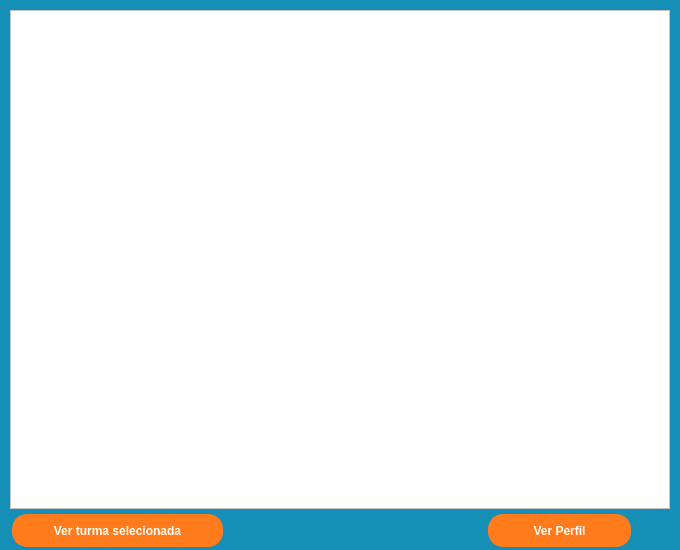
<?xml version="1.0" encoding="UTF-8"?>
<ui version="4.0">
 <class>homeProfessor</class>
 <widget class="QMainWindow" name="homeProfessor">
  <property name="geometry">
   <rect>
    <x>0</x>
    <y>0</y>
    <width>680</width>
    <height>550</height>
   </rect>
  </property>
  <property name="sizePolicy">
   <sizepolicy hsizetype="Fixed" vsizetype="Fixed">
    <horstretch>0</horstretch>
    <verstretch>0</verstretch>
   </sizepolicy>
  </property>
  <property name="minimumSize">
   <size>
    <width>680</width>
    <height>380</height>
   </size>
  </property>
  <property name="maximumSize">
   <size>
    <width>680</width>
    <height>600</height>
   </size>
  </property>
  <property name="windowTitle">
   <string>Início</string>
  </property>
  <widget class="QWidget" name="centralwidget">
   <property name="styleSheet">
    <string notr="true">#centralwidget {
background-color:  rgb(21, 143, 181);
}</string>
   </property>
   <widget class="QPushButton" name="btnExit">
    <property name="geometry">
     <rect>
      <x>638</x>
      <y>514</y>
      <width>32</width>
      <height>32</height>
     </rect>
    </property>
    <property name="font">
     <font>
      <weight>75</weight>
      <bold>true</bold>
     </font>
    </property>
    <property name="toolTip">
     <string>Sair</string>
    </property>
    <property name="styleSheet">
     <string notr="true"/>
    </property>
    <property name="text">
     <string/>
    </property>
    <property name="icon">
     <iconset>
      <normaloff>icons/exit.png</normaloff>icons/exit.png</iconset>
    </property>
    <property name="iconSize">
     <size>
      <width>32</width>
      <height>32</height>
     </size>
    </property>
    <property name="flat">
     <bool>true</bool>
    </property>
   </widget>
   <widget class="QTableView" name="table">
    <property name="geometry">
     <rect>
      <x>10</x>
      <y>10</y>
      <width>660</width>
      <height>499</height>
     </rect>
    </property>
    <property name="font">
     <font>
      <pointsize>14</pointsize>
     </font>
    </property>
    <property name="styleSheet">
     <string notr="true">QHeaderView::section {
border: 2px solid rgb(255, 123, 28);
border-radius: 15px;
background-color: rgb(255, 123, 28);
color: #fff;
font-size: 12px;
 }

QTableView {
background-color: #fff;
selection-background-color: rgb(255, 123, 28);
selection-color: #fff;
color: rgb(255, 123, 28); }</string>
    </property>
    <property name="horizontalScrollBarPolicy">
     <enum>Qt::ScrollBarAlwaysOff</enum>
    </property>
    <property name="sizeAdjustPolicy">
     <enum>QAbstractScrollArea::AdjustToContents</enum>
    </property>
    <property name="editTriggers">
     <set>QAbstractItemView::NoEditTriggers</set>
    </property>
    <property name="cornerButtonEnabled">
     <bool>false</bool>
    </property>
    <attribute name="horizontalHeaderDefaultSectionSize">
     <number>0</number>
    </attribute>
    <attribute name="horizontalHeaderMinimumSectionSize">
     <number>0</number>
    </attribute>
    <attribute name="verticalHeaderVisible">
     <bool>false</bool>
    </attribute>
    <attribute name="verticalHeaderDefaultSectionSize">
     <number>0</number>
    </attribute>
    <attribute name="verticalHeaderMinimumSectionSize">
     <number>0</number>
    </attribute>
   </widget>
   <widget class="QPushButton" name="btnTurmas">
    <property name="geometry">
     <rect>
      <x>12</x>
      <y>514</y>
      <width>211</width>
      <height>33</height>
     </rect>
    </property>
    <property name="sizePolicy">
     <sizepolicy hsizetype="Maximum" vsizetype="Expanding">
      <horstretch>0</horstretch>
      <verstretch>0</verstretch>
     </sizepolicy>
    </property>
    <property name="font">
     <font>
      <weight>75</weight>
      <bold>true</bold>
     </font>
    </property>
    <property name="focusPolicy">
     <enum>Qt::StrongFocus</enum>
    </property>
    <property name="layoutDirection">
     <enum>Qt::LeftToRight</enum>
    </property>
    <property name="styleSheet">
     <string notr="true">border: 2px solid rgb(255, 123, 28);;
border-radius: 15px;
background-color: rgb(255, 123, 28);
color: #fff;
</string>
    </property>
    <property name="text">
     <string>Ver turma selecionada</string>
    </property>
    <property name="icon">
     <iconset>
      <normaloff>icons/turma.png</normaloff>icons/turma.png</iconset>
    </property>
   </widget>
   <widget class="QPushButton" name="btnPerfil">
    <property name="geometry">
     <rect>
      <x>488</x>
      <y>514</y>
      <width>143</width>
      <height>33</height>
     </rect>
    </property>
    <property name="sizePolicy">
     <sizepolicy hsizetype="Maximum" vsizetype="Expanding">
      <horstretch>0</horstretch>
      <verstretch>0</verstretch>
     </sizepolicy>
    </property>
    <property name="font">
     <font>
      <weight>75</weight>
      <bold>true</bold>
     </font>
    </property>
    <property name="focusPolicy">
     <enum>Qt::StrongFocus</enum>
    </property>
    <property name="layoutDirection">
     <enum>Qt::LeftToRight</enum>
    </property>
    <property name="styleSheet">
     <string notr="true">border: 2px solid rgb(255, 123, 28);;
border-radius: 15px;
background-color: rgb(255, 123, 28);
color: #fff;
</string>
    </property>
    <property name="text">
     <string>Ver Perfil</string>
    </property>
    <property name="icon">
     <iconset>
      <normaloff>icons/person.png</normaloff>icons/person.png</iconset>
    </property>
   </widget>
  </widget>
 </widget>
 <resources/>
 <connections/>
</ui>
